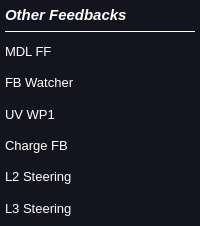
   <widget class="QFrame" name="other_fbck">
    <property name="geometry">
     <rect>
      <x>15</x>
      <y>220</y>
      <width>200</width>
      <height>226</height>
     </rect>
    </property>
    <property name="styleSheet">
     <string notr="true">QFrame{
background-color: rgb(20,20,30);
color: rgb(255,255,255);
}

PyDMLabel[alarmSensitiveBorder=&quot;true&quot;][alarmSeverity=&quot;0&quot;] {
  color: rgb(80,200,120);
  border-color: rgb(80,255,120);
  border-width: 2px;
  border-style: solid;
}

PyDMLabel[alarmSensitiveBorder=&quot;true&quot;][alarmSeverity=&quot;1&quot;] {
  color: rgb(192,192,0);
  border-color: rgb(255,255,0);
  border-width: 2px;
  border-style: solid;
}

PyDMLabel[alarmSensitiveBorder=&quot;true&quot;][alarmSeverity=&quot;2&quot;] {
  color: rgb(255,69,58);
  border-color: rgb(255,0,0);
  border-width: 3px;
  border-style: double;
}

PyDMLabel[alarmSensitiveBorder=&quot;true&quot;][alarmSeverity=&quot;3&quot;] {
  color: rgb(160,50,200);
  border-color: rgb(192,0,255);
  border-width: 2px;
  border-style: dashed;
}

PyDMLabel[alarmSensitiveBorder=&quot;true&quot;][alarmSeverity=&quot;4&quot;] {
  color: rgb(218,218,218);
  border-color: rgb(218,218,218);
  border-width: 3px;
  border-style: dashed;
}
</string>
    </property>
    <property name="frameShape">
     <enum>QFrame::NoFrame</enum>
    </property>
    <property name="frameShadow">
     <enum>QFrame::Plain</enum>
    </property>
    <layout class="QGridLayout" name="gridLayout_5">
     <property name="leftMargin">
      <number>5</number>
     </property>
     <property name="topMargin">
      <number>5</number>
     </property>
     <property name="rightMargin">
      <number>5</number>
     </property>
     <property name="bottomMargin">
      <number>5</number>
     </property>
     <property name="spacing">
      <number>5</number>
     </property>
     <item row="6" column="0">
      <widget class="QLabel" name="label_36">
       <property name="font">
        <font>
         <pointsize>10</pointsize>
        </font>
       </property>
       <property name="text">
        <string>L2 Steering</string>
       </property>
       <property name="alignment">
        <set>Qt::AlignLeading|Qt::AlignLeft|Qt::AlignVCenter</set>
       </property>
      </widget>
     </item>
     <item row="7" column="1">
      <widget class="QWidget" name="cont_LI18FB" native="true"/>
     </item>
     <item row="4" column="1">
      <widget class="PyDMLabel" name="PyDMLabel_20">
       <property name="toolTip">
        <string/>
       </property>
       <property name="alignment">
        <set>Qt::AlignCenter</set>
       </property>
       <property name="precision" stdset="0">
        <number>1</number>
       </property>
       <property name="showUnits" stdset="0">
        <bool>true</bool>
       </property>
       <property name="precisionFromPV" stdset="0">
        <bool>false</bool>
       </property>
       <property name="channel" stdset="0">
        <string>LASR:LT10:150:LASER_PWR_READBACK</string>
       </property>
      </widget>
     </item>
     <item row="3" column="0">
      <widget class="QLabel" name="label_39">
       <property name="font">
        <font>
         <pointsize>10</pointsize>
        </font>
       </property>
       <property name="text">
        <string>FB Watcher</string>
       </property>
       <property name="alignment">
        <set>Qt::AlignLeading|Qt::AlignLeft|Qt::AlignVCenter</set>
       </property>
      </widget>
     </item>
     <item row="5" column="0">
      <widget class="QLabel" name="label_50">
       <property name="font">
        <font>
         <pointsize>10</pointsize>
        </font>
       </property>
       <property name="text">
        <string>Charge FB</string>
       </property>
      </widget>
     </item>
     <item row="5" column="1">
      <widget class="PyDMLabel" name="PyDMLabel_16">
       <property name="toolTip">
        <string/>
       </property>
       <property name="alignment">
        <set>Qt::AlignCenter</set>
       </property>
       <property name="channel" stdset="0">
        <string>SIOC:SYS1:ML03:AO502</string>
       </property>
      </widget>
     </item>
     <item row="3" column="1">
      <widget class="PyDMLabel" name="PyDMLabel_15">
       <property name="toolTip">
        <string/>
       </property>
       <property name="alignment">
        <set>Qt::AlignCenter</set>
       </property>
       <property name="channel" stdset="0">
        <string>F2:WATCHER:FEEDBACKS_STAT</string>
       </property>
      </widget>
     </item>
     <item row="7" column="0">
      <widget class="QLabel" name="label_53">
       <property name="font">
        <font>
         <pointsize>10</pointsize>
        </font>
       </property>
       <property name="text">
        <string>L3 Steering</string>
       </property>
       <property name="alignment">
        <set>Qt::AlignLeading|Qt::AlignLeft|Qt::AlignVCenter</set>
       </property>
      </widget>
     </item>
     <item row="4" column="0">
      <widget class="QLabel" name="label_31">
       <property name="font">
        <font>
         <pointsize>10</pointsize>
        </font>
       </property>
       <property name="text">
        <string>UV WP1</string>
       </property>
      </widget>
     </item>
     <item row="2" column="0">
      <widget class="QLabel" name="label_38">
       <property name="font">
        <font>
         <pointsize>10</pointsize>
        </font>
       </property>
       <property name="text">
        <string>MDL FF</string>
       </property>
       <property name="alignment">
        <set>Qt::AlignLeading|Qt::AlignLeft|Qt::AlignVCenter</set>
       </property>
      </widget>
     </item>
     <item row="2" column="1">
      <widget class="PyDMLabel" name="PyDMLabel_22">
       <property name="toolTip">
        <string/>
       </property>
       <property name="alignment">
        <set>Qt::AlignCenter</set>
       </property>
       <property name="channel" stdset="0">
        <string>F2:WATCHER:MDLFF_STAT</string>
       </property>
      </widget>
     </item>
     <item row="0" column="0" colspan="2">
      <widget class="QLabel" name="label_49">
       <property name="minimumSize">
        <size>
         <width>0</width>
         <height>20</height>
        </size>
       </property>
       <property name="maximumSize">
        <size>
         <width>16777215</width>
         <height>20</height>
        </size>
       </property>
       <property name="font">
        <font>
         <pointsize>11</pointsize>
         <weight>75</weight>
         <italic>true</italic>
         <bold>true</bold>
        </font>
       </property>
       <property name="text">
        <string>Other Feedbacks</string>
       </property>
      </widget>
     </item>
     <item row="1" column="0" colspan="2">
      <widget class="Line" name="line_7">
       <property name="frameShadow">
        <enum>QFrame::Plain</enum>
       </property>
       <property name="orientation">
        <enum>Qt::Horizontal</enum>
       </property>
      </widget>
     </item>
     <item row="6" column="1">
      <widget class="QWidget" name="cont_LI11FB" native="true"/>
     </item>
    </layout>
   </widget>
